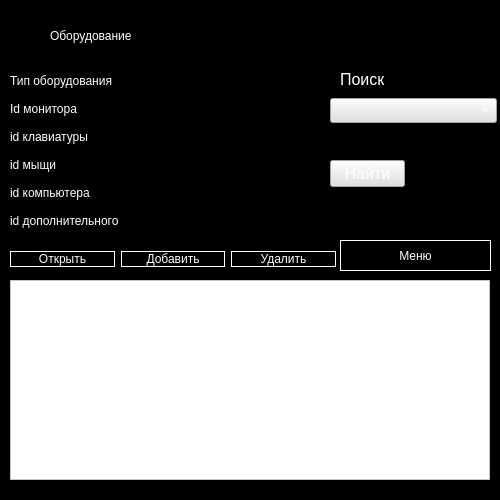
<?xml version="1.0" encoding="UTF-8"?>
<ui version="4.0">
 <class>Form</class>
 <widget class="QWidget" name="Form">
  <property name="geometry">
   <rect>
    <x>0</x>
    <y>0</y>
    <width>500</width>
    <height>500</height>
   </rect>
  </property>
  <property name="windowTitle">
   <string>Form</string>
  </property>
  <property name="styleSheet">
   <string notr="true">background-color: rgb(0, 0, 0);
color: rgb(255, 255, 255);</string>
  </property>
  <widget class="QLabel" name="label_3">
   <property name="geometry">
    <rect>
     <x>50</x>
     <y>10</y>
     <width>361</width>
     <height>51</height>
    </rect>
   </property>
   <property name="toolTip">
    <string>&lt;html&gt;&lt;head/&gt;&lt;body&gt;&lt;p align=&quot;center&quot;&gt;&lt;span style=&quot; font-size:22pt;&quot;&gt;Логин&lt;/span&gt;&lt;/p&gt;&lt;/body&gt;&lt;/html&gt;</string>
   </property>
   <property name="whatsThis">
    <string>&lt;html&gt;&lt;head/&gt;&lt;body&gt;&lt;p&gt;Логин&lt;/p&gt;&lt;/body&gt;&lt;/html&gt;</string>
   </property>
   <property name="styleSheet">
    <string notr="true">font: 40pt &quot;Arial&quot;;</string>
   </property>
   <property name="text">
    <string>Оборудование</string>
   </property>
   <property name="textFormat">
    <enum>Qt::AutoText</enum>
   </property>
  </widget>
  <widget class="QWidget" name="formLayoutWidget">
   <property name="geometry">
    <rect>
     <x>10</x>
     <y>70</y>
     <width>311</width>
     <height>254</height>
    </rect>
   </property>
   <layout class="QFormLayout" name="formLayout">
    <item row="0" column="0">
     <widget class="QLabel" name="label">
      <property name="toolTip">
       <string>&lt;html&gt;&lt;head/&gt;&lt;body&gt;&lt;p align=&quot;center&quot;&gt;&lt;span style=&quot; font-size:22pt;&quot;&gt;Логин&lt;/span&gt;&lt;/p&gt;&lt;/body&gt;&lt;/html&gt;</string>
      </property>
      <property name="whatsThis">
       <string>&lt;html&gt;&lt;head/&gt;&lt;body&gt;&lt;p&gt;Логин&lt;/p&gt;&lt;/body&gt;&lt;/html&gt;</string>
      </property>
      <property name="styleSheet">
       <string notr="true">font: 12pt &quot;Arial&quot;;</string>
      </property>
      <property name="text">
       <string>Тип оборудования</string>
      </property>
      <property name="textFormat">
       <enum>Qt::AutoText</enum>
      </property>
     </widget>
    </item>
    <item row="0" column="1">
     <widget class="QLineEdit" name="wrt1">
      <property name="styleSheet">
       <string notr="true">font: 12pt &quot;MS Shell Dlg 2&quot;;
border: 1px solid png(0,0,0);</string>
      </property>
     </widget>
    </item>
    <item row="1" column="0">
     <widget class="QLabel" name="label_2">
      <property name="toolTip">
       <string>&lt;html&gt;&lt;head/&gt;&lt;body&gt;&lt;p align=&quot;center&quot;&gt;&lt;span style=&quot; font-size:22pt;&quot;&gt;Логин&lt;/span&gt;&lt;/p&gt;&lt;/body&gt;&lt;/html&gt;</string>
      </property>
      <property name="whatsThis">
       <string>&lt;html&gt;&lt;head/&gt;&lt;body&gt;&lt;p&gt;Логин&lt;/p&gt;&lt;/body&gt;&lt;/html&gt;</string>
      </property>
      <property name="styleSheet">
       <string notr="true">font: 12pt &quot;Arial&quot;;</string>
      </property>
      <property name="text">
       <string>Id монитора</string>
      </property>
      <property name="textFormat">
       <enum>Qt::AutoText</enum>
      </property>
     </widget>
    </item>
    <item row="1" column="1">
     <widget class="QLineEdit" name="wrt2">
      <property name="styleSheet">
       <string notr="true">font: 12pt &quot;MS Shell Dlg 2&quot;;
border: 1px solid png(0,0,0);</string>
      </property>
     </widget>
    </item>
    <item row="2" column="0">
     <widget class="QLabel" name="label_4">
      <property name="toolTip">
       <string>&lt;html&gt;&lt;head/&gt;&lt;body&gt;&lt;p align=&quot;center&quot;&gt;&lt;span style=&quot; font-size:22pt;&quot;&gt;Логин&lt;/span&gt;&lt;/p&gt;&lt;/body&gt;&lt;/html&gt;</string>
      </property>
      <property name="whatsThis">
       <string>&lt;html&gt;&lt;head/&gt;&lt;body&gt;&lt;p&gt;Логин&lt;/p&gt;&lt;/body&gt;&lt;/html&gt;</string>
      </property>
      <property name="styleSheet">
       <string notr="true">font: 12pt &quot;Arial&quot;;</string>
      </property>
      <property name="text">
       <string>id клавиатуры</string>
      </property>
      <property name="textFormat">
       <enum>Qt::AutoText</enum>
      </property>
     </widget>
    </item>
    <item row="2" column="1">
     <widget class="QLineEdit" name="wrt3">
      <property name="styleSheet">
       <string notr="true">font: 12pt &quot;MS Shell Dlg 2&quot;;
border: 1px solid png(0,0,0);</string>
      </property>
     </widget>
    </item>
    <item row="3" column="0">
     <widget class="QLabel" name="label_5">
      <property name="toolTip">
       <string>&lt;html&gt;&lt;head/&gt;&lt;body&gt;&lt;p align=&quot;center&quot;&gt;&lt;span style=&quot; font-size:22pt;&quot;&gt;Логин&lt;/span&gt;&lt;/p&gt;&lt;/body&gt;&lt;/html&gt;</string>
      </property>
      <property name="whatsThis">
       <string>&lt;html&gt;&lt;head/&gt;&lt;body&gt;&lt;p&gt;Логин&lt;/p&gt;&lt;/body&gt;&lt;/html&gt;</string>
      </property>
      <property name="styleSheet">
       <string notr="true">font: 12pt &quot;Arial&quot;;</string>
      </property>
      <property name="text">
       <string>id мыщи</string>
      </property>
      <property name="textFormat">
       <enum>Qt::AutoText</enum>
      </property>
     </widget>
    </item>
    <item row="3" column="1">
     <widget class="QLineEdit" name="wrt4">
      <property name="styleSheet">
       <string notr="true">font: 12pt &quot;MS Shell Dlg 2&quot;;
border: 1px solid png(0,0,0);</string>
      </property>
     </widget>
    </item>
    <item row="4" column="0">
     <widget class="QLabel" name="label_6">
      <property name="toolTip">
       <string>&lt;html&gt;&lt;head/&gt;&lt;body&gt;&lt;p align=&quot;center&quot;&gt;&lt;span style=&quot; font-size:22pt;&quot;&gt;Логин&lt;/span&gt;&lt;/p&gt;&lt;/body&gt;&lt;/html&gt;</string>
      </property>
      <property name="whatsThis">
       <string>&lt;html&gt;&lt;head/&gt;&lt;body&gt;&lt;p&gt;Логин&lt;/p&gt;&lt;/body&gt;&lt;/html&gt;</string>
      </property>
      <property name="styleSheet">
       <string notr="true">font: 12pt &quot;Arial&quot;;</string>
      </property>
      <property name="text">
       <string>id компьютера</string>
      </property>
      <property name="textFormat">
       <enum>Qt::AutoText</enum>
      </property>
     </widget>
    </item>
    <item row="4" column="1">
     <widget class="QLineEdit" name="wrt5">
      <property name="styleSheet">
       <string notr="true">font: 12pt &quot;MS Shell Dlg 2&quot;;
border: 1px solid png(0,0,0);</string>
      </property>
     </widget>
    </item>
    <item row="5" column="0">
     <widget class="QLabel" name="label_7">
      <property name="toolTip">
       <string>&lt;html&gt;&lt;head/&gt;&lt;body&gt;&lt;p align=&quot;center&quot;&gt;&lt;span style=&quot; font-size:22pt;&quot;&gt;Логин&lt;/span&gt;&lt;/p&gt;&lt;/body&gt;&lt;/html&gt;</string>
      </property>
      <property name="whatsThis">
       <string>&lt;html&gt;&lt;head/&gt;&lt;body&gt;&lt;p&gt;Логин&lt;/p&gt;&lt;/body&gt;&lt;/html&gt;</string>
      </property>
      <property name="styleSheet">
       <string notr="true">font: 12pt &quot;Arial&quot;;</string>
      </property>
      <property name="text">
       <string>id дополнительного</string>
      </property>
      <property name="textFormat">
       <enum>Qt::AutoText</enum>
      </property>
     </widget>
    </item>
    <item row="5" column="1">
     <widget class="QLineEdit" name="wrt6">
      <property name="styleSheet">
       <string notr="true">font: 12pt &quot;MS Shell Dlg 2&quot;;
border: 1px solid png(0,0,0);</string>
      </property>
     </widget>
    </item>
   </layout>
  </widget>
  <widget class="QLabel" name="label_9">
   <property name="geometry">
    <rect>
     <x>340</x>
     <y>70</y>
     <width>51</width>
     <height>19</height>
    </rect>
   </property>
   <property name="sizePolicy">
    <sizepolicy hsizetype="Preferred" vsizetype="Preferred">
     <horstretch>3</horstretch>
     <verstretch>2</verstretch>
    </sizepolicy>
   </property>
   <property name="font">
    <font>
     <pointsize>12</pointsize>
    </font>
   </property>
   <property name="styleSheet">
    <string notr="true"/>
   </property>
   <property name="text">
    <string>Поиск</string>
   </property>
  </widget>
  <widget class="QComboBox" name="cbColNames">
   <property name="geometry">
    <rect>
     <x>330</x>
     <y>98</y>
     <width>167</width>
     <height>25</height>
    </rect>
   </property>
   <property name="sizePolicy">
    <sizepolicy hsizetype="Preferred" vsizetype="Maximum">
     <horstretch>0</horstretch>
     <verstretch>0</verstretch>
    </sizepolicy>
   </property>
   <property name="font">
    <font>
     <pointsize>12</pointsize>
    </font>
   </property>
   <property name="styleSheet">
    <string notr="true">background-color: rgb(225, 225, 225);</string>
   </property>
  </widget>
  <widget class="QLineEdit" name="leFind">
   <property name="enabled">
    <bool>true</bool>
   </property>
   <property name="geometry">
    <rect>
     <x>330</x>
     <y>129</y>
     <width>167</width>
     <height>25</height>
    </rect>
   </property>
   <property name="sizePolicy">
    <sizepolicy hsizetype="Expanding" vsizetype="Maximum">
     <horstretch>0</horstretch>
     <verstretch>0</verstretch>
    </sizepolicy>
   </property>
   <property name="font">
    <font>
     <pointsize>12</pointsize>
    </font>
   </property>
   <property name="styleSheet">
    <string notr="true">color: rgb(225, 225, 225); </string>
   </property>
   <property name="text">
    <string/>
   </property>
  </widget>
  <widget class="QPushButton" name="pbFind">
   <property name="geometry">
    <rect>
     <x>330</x>
     <y>160</y>
     <width>75</width>
     <height>27</height>
    </rect>
   </property>
   <property name="font">
    <font>
     <pointsize>12</pointsize>
    </font>
   </property>
   <property name="styleSheet">
    <string notr="true">background-color: rgb(225, 225, 225);</string>
   </property>
   <property name="text">
    <string>Найти</string>
   </property>
  </widget>
  <widget class="QTableWidget" name="tableWidget">
   <property name="geometry">
    <rect>
     <x>10</x>
     <y>280</y>
     <width>480</width>
     <height>200</height>
    </rect>
   </property>
   <property name="styleSheet">
    <string notr="true">background-color: rgb(255, 255, 255);
color: rgb(0, 0, 0);
alternate-background-color: rgb(96, 96, 96);
selection-background-color: rgb(40, 40, 40);</string>
   </property>
  </widget>
  <widget class="QPushButton" name="hub">
   <property name="geometry">
    <rect>
     <x>340</x>
     <y>240</y>
     <width>151</width>
     <height>31</height>
    </rect>
   </property>
   <property name="styleSheet">
    <string notr="true">font: 18pt &quot;MS Shell Dlg 2&quot;;
border: 1px solid rgb(255, 255, 255);</string>
   </property>
   <property name="text">
    <string>Меню</string>
   </property>
  </widget>
  <widget class="QWidget" name="layoutWidget">
   <property name="geometry">
    <rect>
     <x>10</x>
     <y>240</y>
     <width>326</width>
     <height>39</height>
    </rect>
   </property>
   <layout class="QHBoxLayout" name="horizontalLayout">
    <item>
     <widget class="QPushButton" name="OpenButton">
      <property name="styleSheet">
       <string notr="true">font: 18pt &quot;MS Shell Dlg 2&quot;;
border: 1px solid rgb(255, 255, 255);</string>
      </property>
      <property name="text">
       <string>Открыть</string>
      </property>
     </widget>
    </item>
    <item>
     <widget class="QPushButton" name="InnerButton">
      <property name="styleSheet">
       <string notr="true">font: 18pt &quot;MS Shell Dlg 2&quot;;
border: 1px solid rgb(255, 255, 255);</string>
      </property>
      <property name="text">
       <string>Добавить</string>
      </property>
     </widget>
    </item>
    <item>
     <widget class="QPushButton" name="DeleteButton">
      <property name="styleSheet">
       <string notr="true">font: 18pt &quot;MS Shell Dlg 2&quot;;
border: 1px solid rgb(255, 255, 255);</string>
      </property>
      <property name="text">
       <string>Удалить</string>
      </property>
     </widget>
    </item>
   </layout>
  </widget>
 </widget>
 <resources/>
 <connections/>
</ui>
